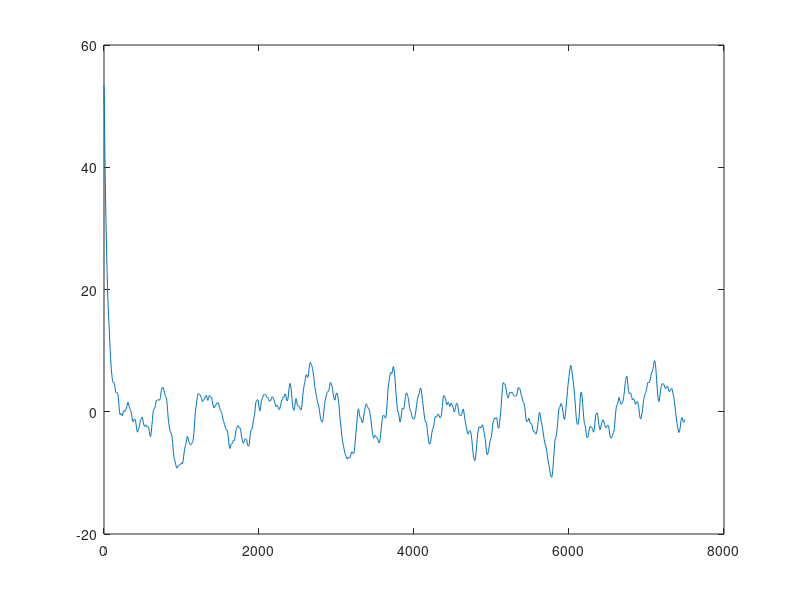
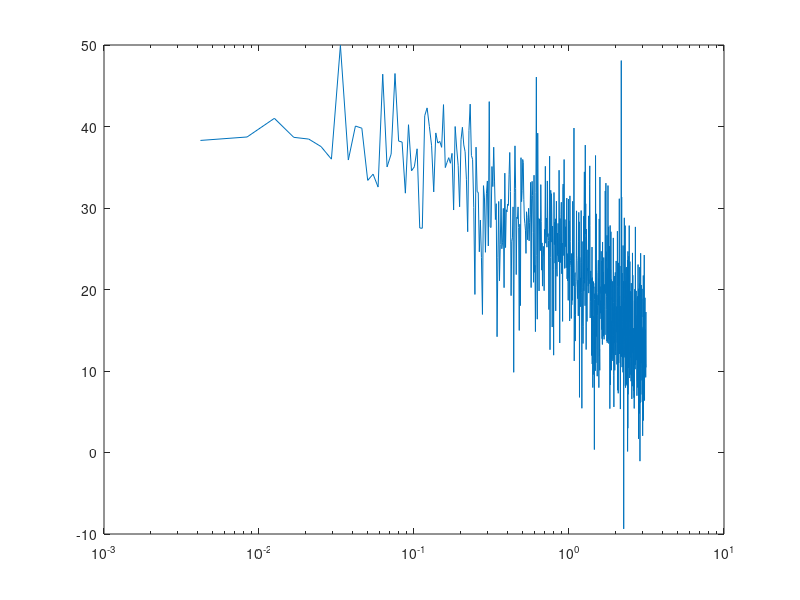

Reproduce these figures in MATLAB, in order.
load('ensaio_prbs.txt')

t = ensaio_prbs(:,1);
u = ensaio_prbs(:,2);
y = ensaio_prbs(:,3);

% figure('color',[1 1 1])
% plot(t,u)


N = length(u)/2;

ry_norm = zeros(N,1);
ry2_norm = zeros(N,1);
for k=1:N
    ry_T_norm = (y(1:N)-mean(y))'*(y(1+k:N+k)-mean(y));
    ry_norm(k) = ry_T_norm/(2*N+1);
    
    ry2_T_norm = (y(1:N).^2-mean(y.^2))'*(y(1+k:N+k).^2-mean(y.^2));
    ry2_norm(k) = ry2_T_norm/(2*N+1);
    
    
end

figure
plot(t(1:N),ry_norm)

ruu = zeros(N,1);
for k=1:N
    ruu_T = u(1:N)'*u(1+k:N+k);
    ruu(k) = ruu_T/(2*N+1);
end

ruy = zeros(N,1);
for k=1:N
    ruy_T = u(1:N)'*y(1+k:N+k);
    ruy(k) = ruy_T/(2*N+1);
end

h_FAC = ruy./ruu;
h_FAC_f = fft(ruy)./fft(ruu);

freq = 2*pi*1/N*(0:N/2);

figure
semilogx(freq,20*log10(abs(h_FAC_f(1:length(freq)))))

% function ru = AC(u,k)
% 
% if size(u,1) == 1 && size(u,1) > 1
%     u = u';
% elseif size(u,1) == 1 && size(u,1) == 1
%     error('u is a scalar.')
% elseif size(u,1) > 1 && size(u,2) > 1
%     error('u must be a vector, not a matrix.')
% end
% 
% ruu = 
% 
% end